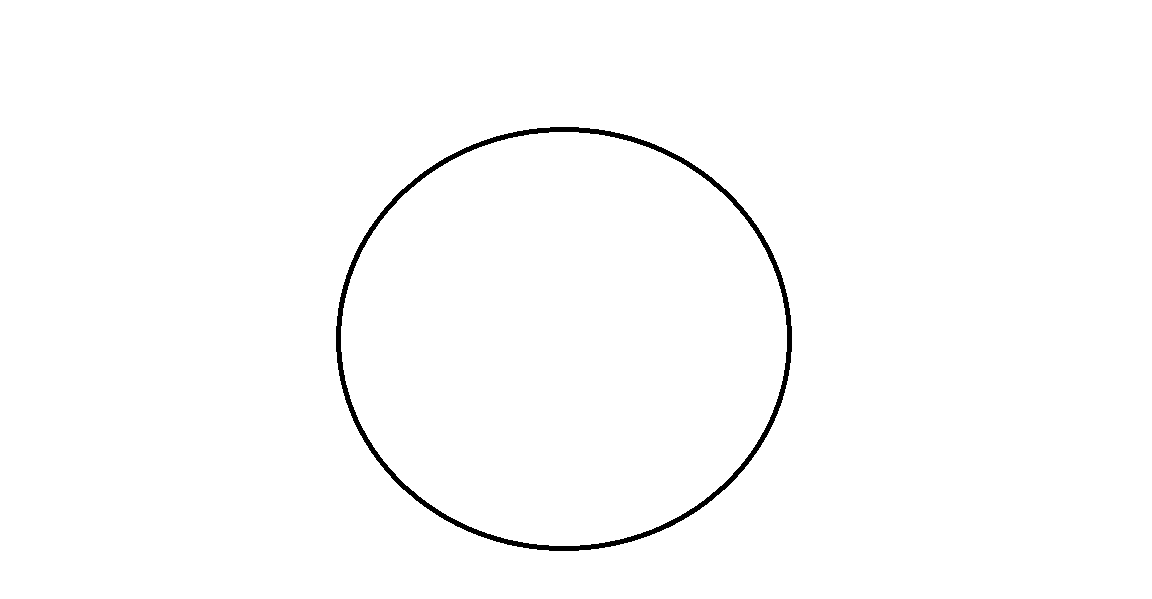
#> input picture ImageFolder/MsSphere.png, 1152 x 599 px
$ python edge_detection_complex.py
#> lines starting #> are read from the running program, lines starting #| are printed output that depends on the picture; after the words box and inside, x2 and y2 are one past the last pixel; in counts of white or black regions, pixels touching at a corner belong together
#> the answer given: ../ImageFolder/MsSphere.png
#> in process_image, image is the input picture: shape (599, 1152, 3); 99% white; 1 black region, box (x1, y1, x2, y2) and area: (336, 127, 792, 551) 6822
import cv2
import numpy as np
import matplotlib.pyplot as plt
from tkinter import filedialog
import tkinter as tk

def mark_corners(image, max_corners=100, canny_threshold1=50, canny_threshold2=150):
    """
    Detect and mark corners of shapes in an image with blue pins, improved for complex images.
    :param image: Input image.
    :param max_corners: The maximum number of corners to detect.
    :param canny_threshold1: Lower threshold for the hysteresis procedure in Canny.
    :param canny_threshold2: Upper threshold for the hysteresis procedure in Canny.
    :return: Image with corners marked with blue dots, and array of corner coordinates.
    """
#> called with max_corners = 100, canny_threshold1 = 50, canny_threshold2 = 150
    # Convert image to grayscale
    gray = cv2.cvtColor(image, cv2.COLOR_BGR2GRAY)

    # Apply Canny Edge Detector
    edges = cv2.Canny(gray, canny_threshold1, canny_threshold2)
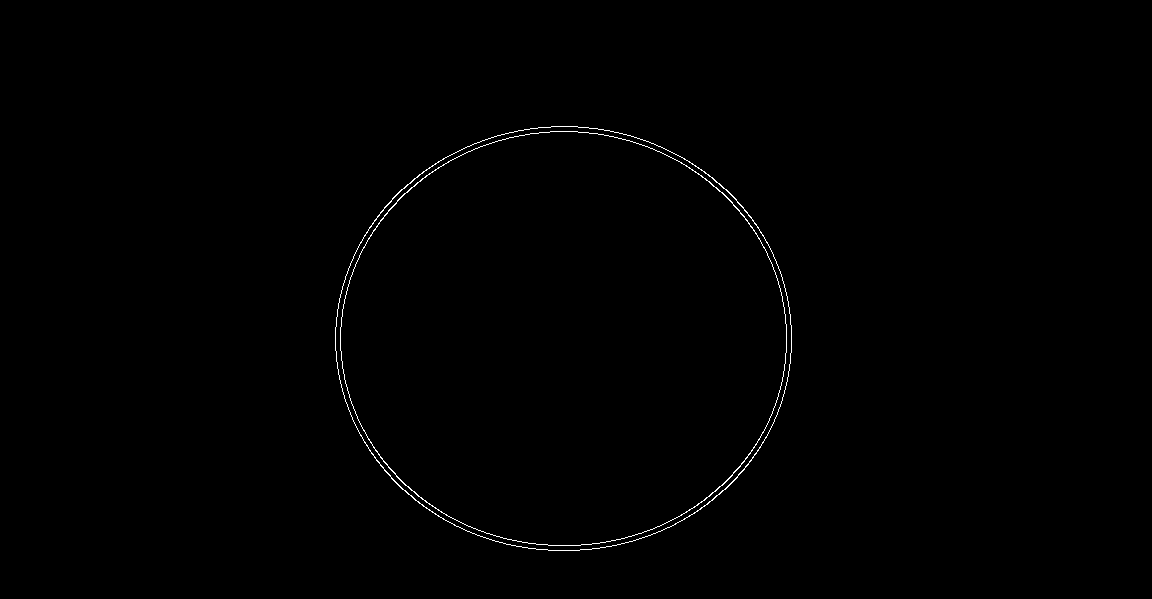
#> edges: shape (599, 1152); 0.41% white in thin lines or dots, all inside (x1, y1, x2, y2) = (335, 126, 792, 551)

    # Dilate the edge image to enhance edge lines
    kernel = np.ones((3,3), np.uint8)
    dilated_edges = cv2.dilate(edges, kernel, iterations=1)
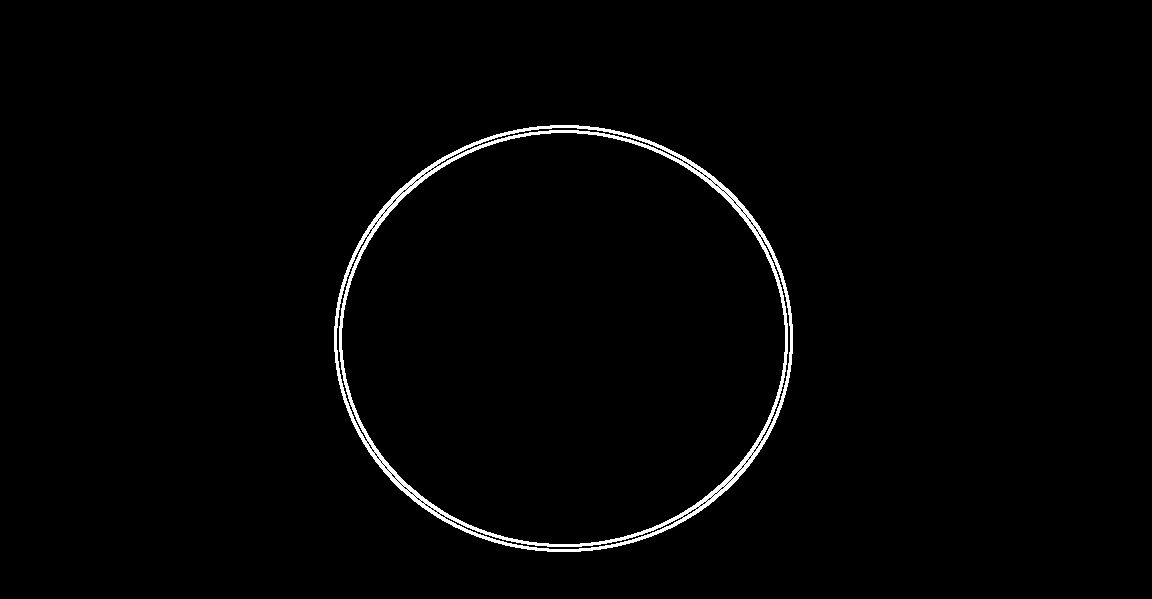
#> dilated_edges: shape (599, 1152); 1.4% white; 1 white region, box (x1, y1, x2, y2) and area: (334, 125, 793, 552) 9818

    # Detect corners on dilated edge image
    corners = cv2.goodFeaturesToTrack(dilated_edges, maxCorners=max_corners, qualityLevel=0.01, minDistance=10)
#> corners = 100 rows, first 8: [622, 541], [504, 540], [640, 535], [487, 535], [780, 398], [782, 388], [343, 385], [784, 294]

    corner_coordinates = []  # Array to store corner coordinates

    # Refine the corner locations
    if corners is not None:
        corners = np.int0(corners)
        for corner in corners:
            x, y = corner.ravel()
            cv2.circle(image, (x, y), 3, (255, 0, 0), -1)
            corner_coordinates.append((x, y))  # Store corner coordinates
#> this loop made 100 passes
#> (x, y) on passes 1 to 12: (622, 541), (504, 540), (640, 535), (487, 535), (780, 398), (782, 388), (343, 385), (784, 294), (780, 282), (347, 281), (507, 135), (457, 524)
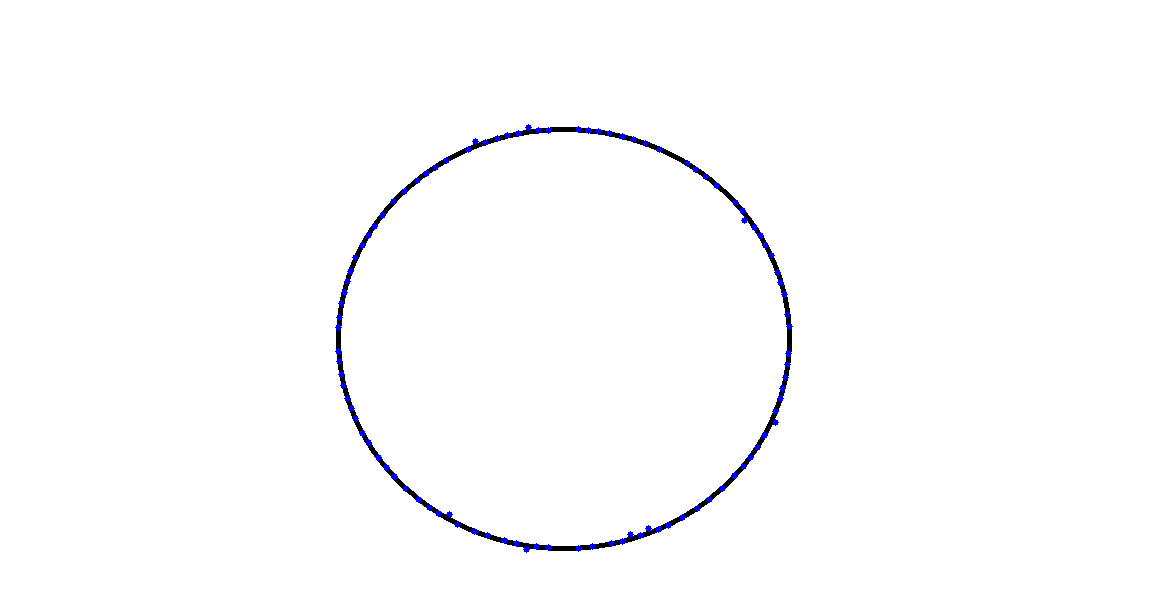
#> image: shape (599, 1152, 3); 0.42% of pixels changed, all inside (x1, y1, x2, y2) = (335, 124, 793, 553)
#> after the loop, corner_coordinates = 100 pairs, first value 338 to 789, second value 127 to 549

    return image, corner_coordinates

def process_image(image_path):
    # Load image
    image = cv2.imread(image_path)

    if image is None:
        print(f"The image at {image_path} could not be loaded. Please check the file path.")
        return

    # Mark corners with blue dots and get corner coordinates
    marked_image, corner_coordinates = mark_corners(image)

    # Display original and marked image using Matplotlib
    fig, (ax1, ax2) = plt.subplots(1, 2, figsize=(10, 5))
    ax1.imshow(cv2.cvtColor(image, cv2.COLOR_BGR2RGB))
    ax1.set_title('Original Image')
    ax1.axis('off')

    ax2.imshow(cv2.cvtColor(marked_image, cv2.COLOR_BGR2RGB))
    ax2.set_title('Image with Corners Marked')
    ax2.axis('off')

    plt.show()
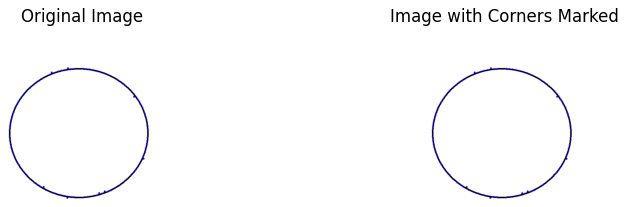
#> figure drawn by matplotlib, 2 panels

    return corner_coordinates

if __name__ == "__main__":
    root = tk.Tk()
    root.withdraw()  # Hide the main tkinter window
    image_path = filedialog.askopenfilename(title="Select an image")
    if image_path:
        corner_coordinates = process_image(image_path)
        print("Corner Coordinates:")
        for corner in corner_coordinates:
            print(corner)
#> this loop made 100 passes
#| (622, 541)
#| (504, 540)
#| (640, 535)
#| (487, 535)
#| (780, 398)
#| (782, 388)
#| (343, 385)
#| (784, 294)
#> (further printed lines are left out)

$ run again, on ImageFolder/View0.png
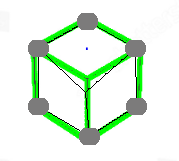
#> input picture ImageFolder/View0.png, 179 x 161 px
#> in process_image, image is the input picture: shape (161, 179, 3); mean B, G, R 225.2, 242.1, 225.2
#> edges: shape (161, 179); 5.7% white in thin lines or dots, all inside (x1, y1, x2, y2) = (27, 12, 147, 146)
#> dilated_edges: shape (161, 179); 16.9% white; 2 white regions, box (x1, y1, x2, y2) and area: (26, 11, 148, 147) 4847, (84, 46, 89, 51) 22
#> corners = 57 rows, first 8: [139, 65], [116, 62], [86, 85], [55, 60], [41, 59], [87, 47], [76, 134], [104, 72]
#> the loop in mark_corners, `for corner in corners:` made 57 passes
#> after the loop in mark_corners, `for corner in corners:`:
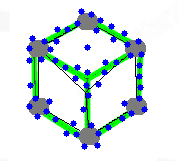
#> image: shape (161, 179, 3); 5.73% of pixels changed, all inside (x1, y1, x2, y2) = (26, 8, 148, 150)
#> after the loop in mark_corners, `for corner in corners:`: corner_coordinates = 57 pairs, first value 29 to 144, second value 11 to 146
#> in process_image, `plt.show()`:
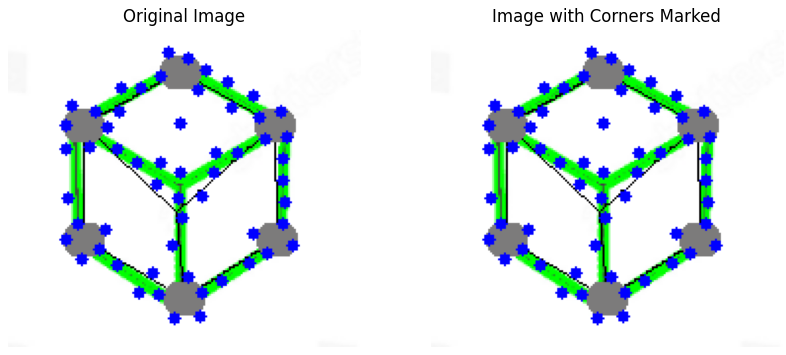
#> figure drawn by matplotlib, 2 panels
#> the loop `for corner in corner_coordinates:` made 57 passes
#> (printed output is left out)
